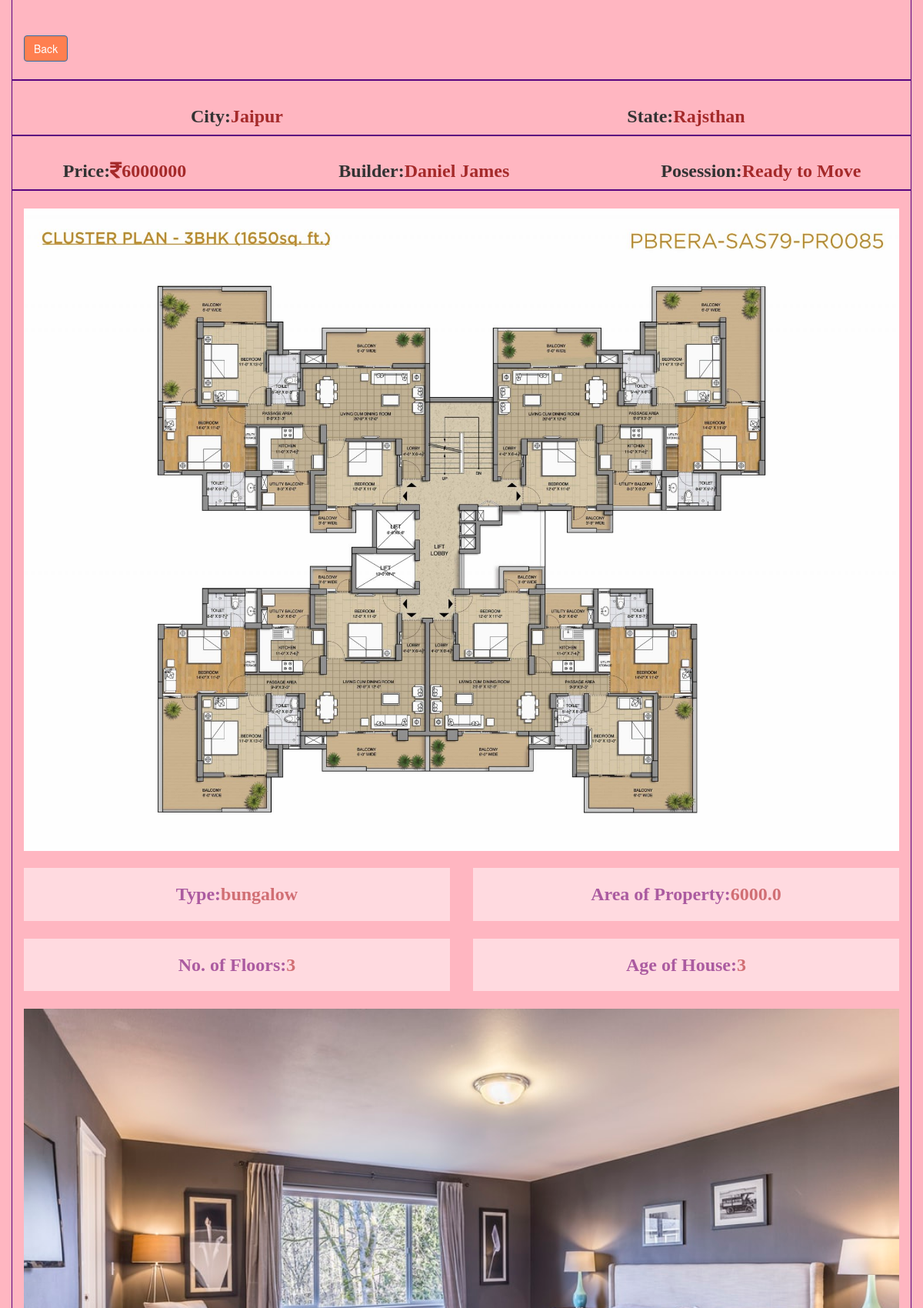
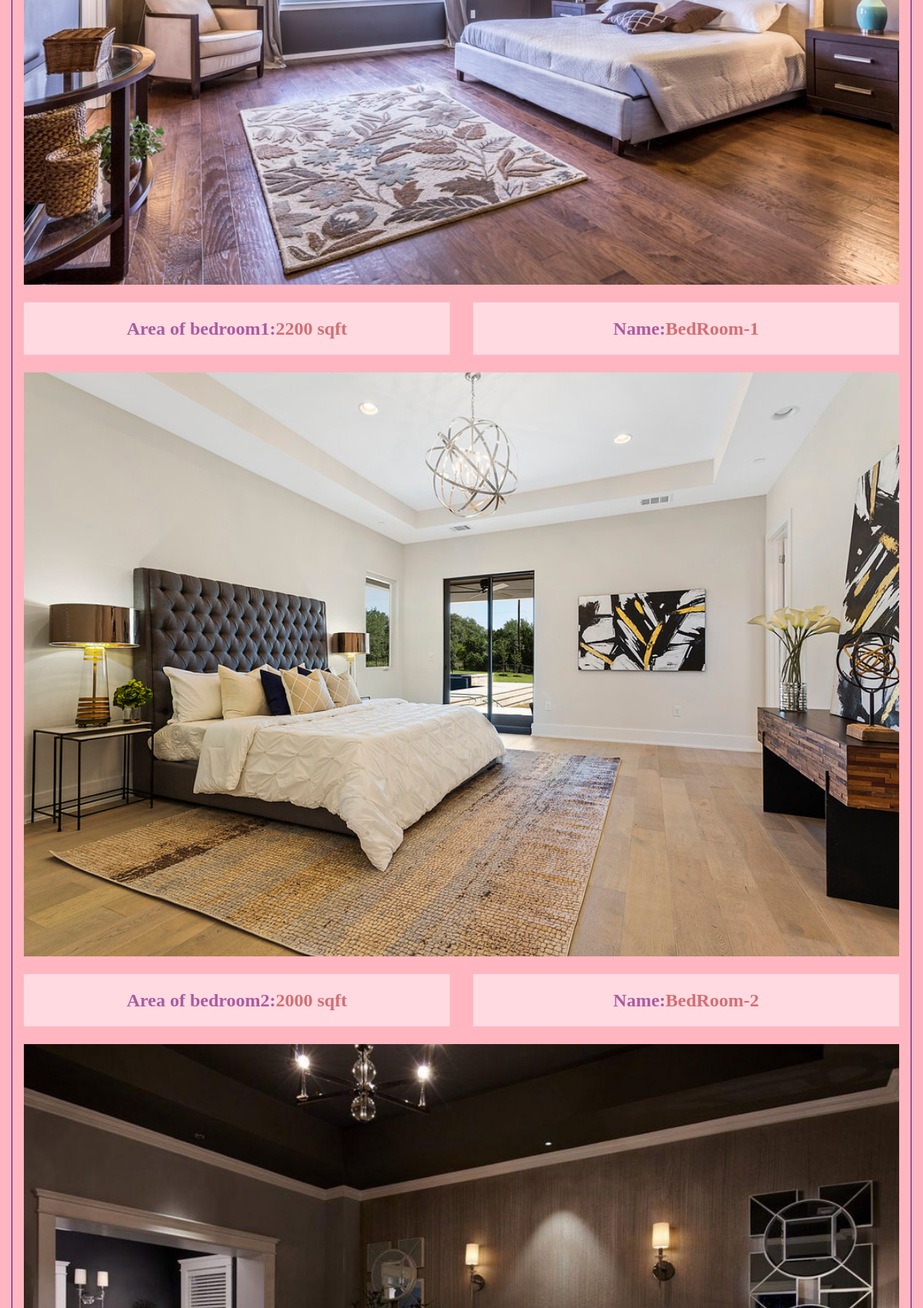
The app's page /property/property_detail/17/ (upper part) with its own data (2 pictures, top to bottom).
### property/models.py (models this page shows)
class Property(models.Model):
    type_house = models.CharField(choices=HOUSE_TYPES,max_length=20, default='penthouse')
    state = models.CharField(max_length=30)
    city = models.CharField(max_length=30)
    area = models.FloatField(blank=False, default = False)
    no_of_bedrooms = models.IntegerField(default = False)
    no_of_floors = models.IntegerField(default = False)
    age_of_house = models.IntegerField(default=True)
    price = models.BigIntegerField(default = False)
    name = models.CharField(max_length=50)
    address = models.CharField(max_length=1000)
    possession=models.CharField(max_length=30,default=False,null=True)
    Description = models.CharField(max_length=1000)
    Parking = models.BooleanField(default=False)
    Gym = models.BooleanField(default=False)
    Conference_room = models.BooleanField(default=False)
    swimming_pool = models.BooleanField(default=False)
    plan = models.ImageField(upload_to ='plans/' ,null=True)
    property_seller = models.ForeignKey(Seller,on_delete=models.CASCADE,blank=False,default=None)

class PropertyImages(models.Model):
    property_fk = models.ForeignKey(Property ,on_delete=models.CASCADE)
    Area_of_bedroom1 = models.IntegerField(default=0)
    Bedroom1_Image=models.ImageField(upload_to='images1/',null=False,default=False)
    Area_of_bedroom2=models.IntegerField(default=0,blank=True)
    Bedroom2_Image=models.ImageField(upload_to='images1/',null=True,default=False,blank=True)
    Area_of_bedroom3=models.IntegerField(default=0,blank=True)
    Bedroom3_Image=models.ImageField(upload_to='images1/',null=True,default=False,blank=True)
    LivingRoom_Image=models.ImageField(upload_to='images1/',null=False,default=False,blank=False)
    Area_of_livingroom=models.IntegerField(default=0,blank=True)
    Kitchen_Image=models.ImageField(upload_to='images1/',null=False,default=False,blank=False)
    Area_of_kitchen=models.IntegerField(default=0,blank=True)
    Main_Image = models.ImageField(upload_to='images1/',blank=True,default=False,null=False)

### users/models.py (models this page shows)
class Seller(models.Model):
    user = models.OneToOneField(User,on_delete = models.CASCADE,primary_key=True)
    contact = models.CharField(max_length=100)
    city = models.CharField(max_length=100)
    state = models.CharField(max_length =100)
    buyers = models.ManyToManyField(Buyer,related_name='buyers')
    def __str__(self):
        return self.user.name

class User(AbstractUser):
    is_buyer = models.BooleanField(default=False)
    is_seller = models.BooleanField(default=False)
    name = models.CharField(max_length=100,null= False,blank=False)
    email = models.EmailField(null=False,blank=False)

### property/views.py (the view)
# urls.py: path('property_detail/<str:id>/',views.property_detail,name='property_details'),
def property_detail(request, id):
    property_obj = Property.objects.get(pk=id)
    seller_property=property_obj.property_seller
    print(seller_property)
    builder = Builder.objects.get(seller=seller_property)
    print(builder)
    images = PropertyImages.objects.get(property_fk=property_obj)
    specs=property_specs.objects.get(property_id=property_obj)
    nearbys = Location.objects.get(property_id=property_obj)
    context={
        'property_object':property_obj,
        'images':images,
        'specs':specs,
        'nearbys':nearbys,
        'builder':builder
    }
    return render(request,'./Filter/detailedview.html',context)

### property/templates/Filter/detailedview.html (shortened to what this page needs)
{% load static %}
<!DOCTYPE html>
<html lang="en">
<head>
    <link rel="stylesheet" href="https://maxcdn.bootstrapcdn.com/bootstrap/3.4.1/css/bootstrap.min.css">
    <link rel="stylesheet" href="{% static 'searchresult/css/property_details2.css' %}">
    <link rel="stylesheet" href="{% static 'searchresult/css/all.min.css' %}">
</head>
<body>
    <div class="container" style="border-right: 1px solid rgb(90, 2, 128);border-left: 1px solid  rgb(90, 2, 128);">
        <div class="row format">
            <div class="col-sm-12 float-right format1">
                <button class="btn btn-primary" style="background-color: coral;">
                <a href="{% block urlblock %}{% url 'filter_property' %} {% endblock %}" style="text-decoration: none; color: white;">Back</a>
                </button>
            </div>
        </div>
        <div class="row format">
            <div class="col-sm-6 centertext">
            <h4 class="font1"><b>City:<span style="color: brown;">{{ property_object.city }}</span></b></h4>
            </div>
            <div class="col-sm-6 centertext">
                <h4 class="font1"><b>State:<span style="color: brown;">{{ property_object.state }}</span></b></h4>
            </div>
        </div>
        <div class="row format">
            <div class="col-sm-3 centertext">
            <h4 class="font1"><b>Price:<span style="color: brown;"><i class="fas fa-rupee-sign"></i>{{ property_object.price }}</span></b></h4>
            </div>
            <div class="col-sm-5 centertext">
                <h4 class="font1"><b>Builder:<span style="color: brown;">{{ property_object.property_seller.user.name }}</span></b></h4>
            </div>
            <div class="col-sm-4 centertext">
                <h4 class="font1"><b>Posession:<span style="color: brown;">{{ property_object.possession }}</span></b></h4>
            </div>
        </div>
        <div class="row format1">
            <div class="col-sm-12 img-fluid">
                        <img src="{{ MEDIA_URL }}{{ property_object.plan.url }}" alt="Images">
            </div>
        </div>
        <div class="row format1">
            <div class="col-md-6 centertext">
                <div class="block1 fluid">
                    <h4 class="font1"><b>Type:<span style="color: brown;">{{ property_object.type_house }}</span></b></h4>
                </div>
            </div>
            <div class="col-md-6 centertext">
                <div class="block1 fluid">
                    <h4 class="font1"><b>Area of Property:<span style="color: brown;">{{ property_object.area }}</span></b></h4>
                </div>
            </div>
        </div>
        <div class="row format1">
            <div class="col-md-6 centertext">
                <div class="block1">
                    <h4 class="font1"><b>No. of Floors:<span style="color: brown;">{{ property_object.no_of_floors }}</span></b></h4>
                </div>
            </div>
            <div class="col-md-6 centertext">
                <div class="block1">
                    <h4 class="font1"><b>Age of House:<span style="color: brown;">{{ property_object.age_of_house }}</span></b></h4>
                </div>
            </div>
        </div>
        <div class="row format1">
            <div class="col-sm-12 img-fluid">
                <div>
                    <img src="{{ MEDIA_URL }}{{ images.Bedroom1_Image.url }}" alt="bedroom1 Image">
                </div>
            </div>
        </div>
        <div class="row format1">
            <div class="col-md-6 centertext">
                <div class="block1 font1">
                        <h4 class="font1"><b>Area of bedroom1:<span style="color:brown">{{ images.Area_of_bedroom1 }} sqft</span></b></h4>
                </div>
            </div>
            <div class="col-md-6 centertext">
                <div class="block1">
                    <h4 class="font1"><b>Name:<span style="color: brown;">BedRoom-1</span></b></h4>
                </div>
            </div>
        </div>
        {% if  images.Area_of_bedroom2 != 0 %}
        <div class="row format1">
            <div class="col-sm-12 img-fluid">
                <div>
                    <img src="{{ MEDIA_URL }}{{ images.Bedroom2_Image.url }}" alt="bedroom2 Image">
                </div>
            </div>
        </div>
        <div class="row format1">
            <div class="col-md-6 centertext">
                <div class="block1 fluid">
                    <h4 class="font1"><b>Area of bedroom2:<span style="color:brown">{{ images.Area_of_bedroom2 }} sqft</span></b></h4>
                </div>
            </div>
            <div class="col-md-6 centertext">
                <div class="block1 fluid">
                    <h4 class="font1"><b>Name:<span style="color: brown;">BedRoom-2</span></b></h4>
                </div>
            </div>
        </div>
        {% endif %}
        {% if  images.Area_of_bedroom3 != 0 %}
        <div class="row format1">
            <div class="col-sm-12 img-fluid">
                <div>
                    <img src="{{ MEDIA_URL }}{{ images.Bedroom3_Image.url }}" alt="bedroom3 Image">
                </div>
            </div>
        </div>
        {% endif %}
    </div>
</body>
</html>

### property/static/searchresult/css/property_details2.css (style rules this page uses)
body { background-color:lightpink; height: 610vh; }
.font1 { font-family: Monotype Corsiva, Times, Serif; font-size: x-large; }
.block1 { background-color: white; opacity: 0.5; padding-top: 2%; padding-bottom: 2%; }
div.block1 h4 { opacity: none; color: rgb(90, 2, 128) ; }
img { width:100%; height:30%; object-fit: cover; display: block; margin-left: auto; margin-right: auto; }
.format { border-bottom: 2px solid rgb(90, 2, 128); margin-top: 2%; margin-bottom: 2%; }
.format1 { margin-top: 2%; margin-bottom: 2%; }
.centertext { text-align: center; }

### records on screen
Property: city "Jaipur", state "Rajsthan", price "6000000", property_seller.user.name "Daniel James", possession "Ready to Move", plan (picture), type_house "bungalow", area "6000.0", no_of_floors "3", age_of_house "3"
PropertyImages: Bedroom1_Image (picture), Area_of_bedroom1 "2200", Bedroom2_Image (picture), Area_of_bedroom2 "2000", Bedroom3_Image (picture)
